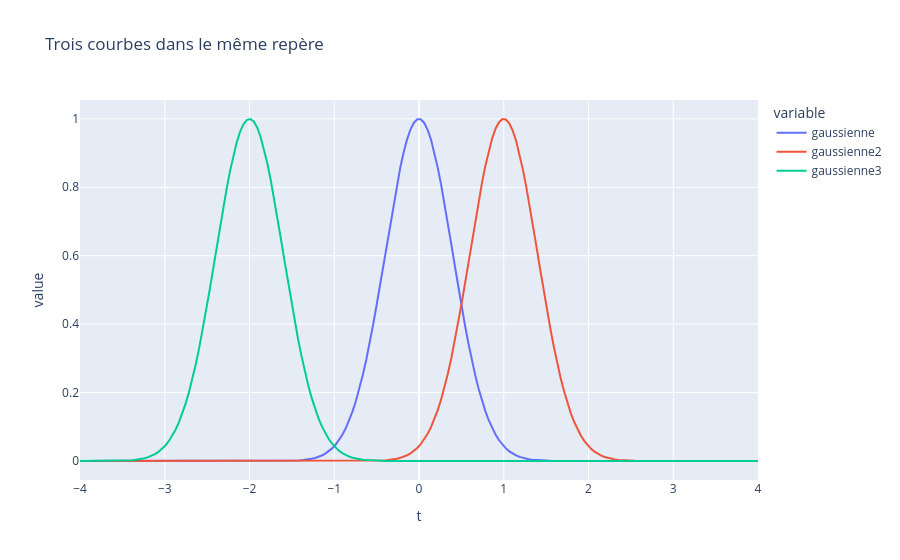

Write notebook code for a chart like this one.
### Code cell
gaussienne = mana.gauss(t)
gaussienne2 = mana.gauss(t-1)
gaussienne3 = mana.gauss(t+2)

df=pd.DataFrame({"t":t,"gaussienne":gaussienne,"gaussienne2":gaussienne2,"gaussienne3":gaussienne3})

fig = px.line(df, x="t", y=["gaussienne","gaussienne2","gaussienne3"], title = "Trois courbes dans le même repère")
fig.show()

### Figure 1 — Plotly figure (JSON) as saved in the notebook; plotly's stock layout.template omitted (floating-point values rounded to 4 significant figures; data arrays with more than 128 entries replaced by an {"elided": "..."} marker saying what was removed)
{"data": [{"hovertemplate": "variable=gaussienne<br>t=%{x}<br>value=%{y}<extra></extra>", "legendgroup": "gaussienne", "line": {"color": "#636efa", "dash": "solid"}, "marker": {"symbol": "circle"}, "mode": "lines", "name": "gaussienne", "orientation": "v", "showlegend": true, "type": "scatter", "x": {"elided": "200 float values"}, "xaxis": "x", "y": {"elided": "200 float values"}, "yaxis": "y"}, {"hovertemplate": "variable=gaussienne2<br>t=%{x}<br>value=%{y}<extra></extra>", "legendgroup": "gaussienne2", "line": {"color": "#EF553B", "dash": "solid"}, "marker": {"symbol": "circle"}, "mode": "lines", "name": "gaussienne2", "orientation": "v", "showlegend": true, "type": "scatter", "x": {"elided": "200 float values"}, "xaxis": "x", "y": {"elided": "200 float values"}, "yaxis": "y"}, {"hovertemplate": "variable=gaussienne3<br>t=%{x}<br>value=%{y}<extra></extra>", "legendgroup": "gaussienne3", "line": {"color": "#00cc96", "dash": "solid"}, "marker": {"symbol": "circle"}, "mode": "lines", "name": "gaussienne3", "orientation": "v", "showlegend": true, "type": "scatter", "x": {"elided": "200 float values"}, "xaxis": "x", "y": {"elided": "200 float values"}, "yaxis": "y"}], "layout": {"legend": {"title": {"text": "variable"}, "tracegroupgap": 0}, "title": {"text": "Trois courbes dans le même repère"}, "xaxis": {"anchor": "y", "domain": [0, 1], "title": {"text": "t"}}, "yaxis": {"anchor": "x", "domain": [0, 1], "title": {"text": "value"}}}}
